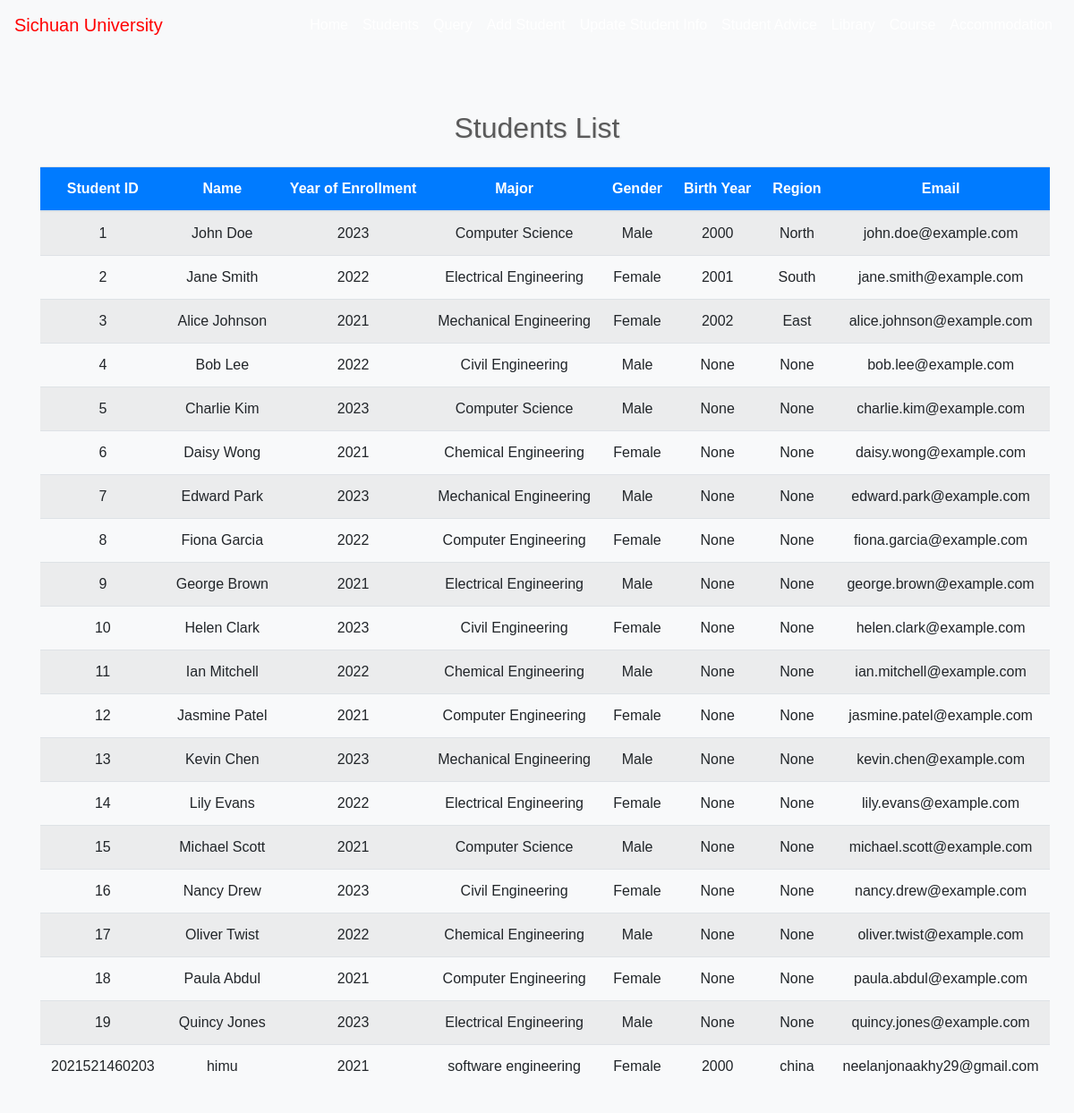
/students, run on the app's committed database.
### tables this page shows
CREATE TABLE Students (
                        student_id INTEGER PRIMARY KEY,
                        name TEXT NOT NULL,
                        year_of_enrollment INTEGER NOT NULL,
                        major TEXT NOT NULL,
                        gender TEXT CHECK (gender IN ('Male', 'Female', 'Other')) NOT NULL,
                        email TEXT UNIQUE NOT NULL,
                        phone_number TEXT,
                        address TEXT, birth_year INTEGER, region TEXT);

### app.py (the view)
@app.route('/students')
def students():
    conn = get_db_connection()
    students = conn.execute('SELECT * FROM Students').fetchall()
    conn.close()
    return render_template('students.html', students=students)

### app.py (called while the page is built)
def get_db_connection():
    conn = sqlite3.connect('sichuan_university.db')
    conn.row_factory = sqlite3.Row
    return conn

### templates/students.html
{% extends "base.html" %}
{% block content %}
<div class="container mt-5">
    <h2 class="text-center" style="color: #5a5a5a;">Students List</h2>
    <table class="table table-striped mt-4">
        <thead>
            <tr>
                <th>Student ID</th>
                <th>Name</th>
                <th>Year of Enrollment</th>
                <th>Major</th>
                <th>Gender</th>
                <th>Birth Year</th>
                <th>Region</th>
                <th>Email</th>
            </tr>
        </thead>
        <tbody>
            {% for student in students %}
            <tr>
                <td>{{ student.student_id }}</td>
                <td>{{ student.name }}</td>
                <td>{{ student.year_of_enrollment }}</td>
                <td>{{ student.major }}</td>
                <td>{{ student.gender }}</td>
                <td>{{ student.birth_year }}</td>
                <td>{{ student.region }}</td>
                <td>{{ student.email }}</td>
            </tr>
            {% endfor %}
        </tbody>
    </table>
</div>
{% endblock %}

### templates/base.html (shortened to what this page needs)
<!DOCTYPE html>
<html lang="en">
<head>
    <link rel="stylesheet" href="https://stackpath.bootstrapcdn.com/bootstrap/4.5.2/css/bootstrap.min.css">
    <link rel="stylesheet" href="sichuan_university/static/css/style.css">
</head>
<body>
    <nav class="navbar navbar-expand-lg navbar-light bg-light">
        <a class="navbar-brand" href="/">Sichuan University</a>
        <div class="collapse navbar-collapse" id="navbarNav">
            <ul class="navbar-nav ml-auto">
                <li class="nav-item">
                    <a class="nav-link" href="/">Home</a>
                </li>
                <li class="nav-item">
                    <a class="nav-link" href="/students">Students</a>
                </li>
                <li class="nav-item">
                    <a class="nav-link" href="/query_student">Query</a>
                </li>
                <li class="nav-item">
                    <a class="nav-link" href="/add_student">Add Student</a>
                </li>
                <li class="nav-item">
                    <a class="nav-link" href="/update_student">Update Student Info</a>
                </li>
                <li class="nav-item">
                    <a class="nav-link" href="/">Student Advice</a>
                </li>
                <li class="nav-item">
                    <a class="nav-link" href="/">Library</a>
                </li>
                <li class="nav-item">
                    <a class="nav-link" href="/">Course</a>
                </li>
                <li class="nav-item">
                    <a class="nav-link" href="/">Accommodation</a>
                </li>
            </ul>
        </div>
    </nav>
    <div class="content">
        {% block content %}{% endblock %}
    </div>
</body>
</html>

### templates/css/style.css (style rules this page uses)
body { font-family: 'Arial', sans-serif; background-color: #f8f9fa; margin: 0; padding: 0; }
.container { margin-top: 20px; }
h2 { margin-bottom: 20px; color: #007bff; text-shadow: 1px 1px 2px rgba(0, 0, 0, 0.1); }
.table { width: 100%; margin-bottom: 1rem; color: #212529; }
.table th, .table td { padding: 0.75rem; vertical-align: top; border-top: 1px solid #dee2e6; }
.table thead th { vertical-align: bottom; border-bottom: 2px solid #dee2e6; }
.table-striped tbody tr:nth-of-type(odd) { background-color: rgba(0, 0, 0, 0.05); }
th { text-align: center; background-color: #007bff; color: white; white-space: nowrap; text-overflow: ellipsis; overflow: hidden; }
td { text-align: center; white-space: nowrap; text-overflow: ellipsis; overflow: hidden; }
.navbar { background-color: gray; }
.navbar-brand { color: red !important; }
.nav-link { color: #fff !important; }
.content { padding: 20px; }

### data on the page
Students: student_id "1", name "John Doe", year_of_enrollment "2023", major "Computer Science", gender "Male", birth_year "2000", region "North", email "john.doe@example.com"
Students: student_id "2", name "Jane Smith", year_of_enrollment "2022", major "Electrical Engineering", gender "Female", birth_year "2001", region "South", email "jane.smith@example.com"
Students: student_id "3", name "Alice Johnson", year_of_enrollment "2021", major "Mechanical Engineering", gender "Female", birth_year "2002", region "East", email "alice.johnson@example.com"
Students: student_id "4", name "Bob Lee", year_of_enrollment "2022", major "Civil Engineering", gender "Male", birth_year "None", region "None", email "bob.lee@example.com"
Students: student_id "5", name "Charlie Kim", year_of_enrollment "2023", major "Computer Science", gender "Male", birth_year "None", region "None", email "charlie.kim@example.com"
Students: student_id "6", name "Daisy Wong", year_of_enrollment "2021", major "Chemical Engineering", gender "Female", birth_year "None", region "None", email "daisy.wong@example.com"
Students: student_id "7", name "Edward Park", year_of_enrollment "2023", major "Mechanical Engineering", gender "Male", birth_year "None", region "None", email "edward.park@example.com"
Students: student_id "8", name "Fiona Garcia", year_of_enrollment "2022", major "Computer Engineering", gender "Female", birth_year "None", region "None", email "fiona.garcia@example.com"
Students: student_id "9", name "George Brown", year_of_enrollment "2021", major "Electrical Engineering", gender "Male", birth_year "None", region "None", email "george.brown@example.com"
Students: student_id "10", name "Helen Clark", year_of_enrollment "2023", major "Civil Engineering", gender "Female", birth_year "None", region "None", email "helen.clark@example.com"
Students: student_id "11", name "Ian Mitchell", year_of_enrollment "2022", major "Chemical Engineering", gender "Male", birth_year "None", region "None", email "ian.mitchell@example.com"
Students: student_id "12", name "Jasmine Patel", year_of_enrollment "2021", major "Computer Engineering", gender "Female", birth_year "None", region "None", email "jasmine.patel@example.com"
Students: student_id "13", name "Kevin Chen", year_of_enrollment "2023", major "Mechanical Engineering", gender "Male", birth_year "None", region "None", email "kevin.chen@example.com"
Students: student_id "14", name "Lily Evans", year_of_enrollment "2022", major "Electrical Engineering", gender "Female", birth_year "None", region "None", email "lily.evans@example.com"
Students: student_id "15", name "Michael Scott", year_of_enrollment "2021", major "Computer Science", gender "Male", birth_year "None", region "None", email "michael.scott@example.com"
Students: student_id "16", name "Nancy Drew", year_of_enrollment "2023", major "Civil Engineering", gender "Female", birth_year "None", region "None", email "nancy.drew@example.com"
Students: student_id "17", name "Oliver Twist", year_of_enrollment "2022", major "Chemical Engineering", gender "Male", birth_year "None", region "None", email "oliver.twist@example.com"
Students: student_id "18", name "Paula Abdul", year_of_enrollment "2021", major "Computer Engineering", gender "Female", birth_year "None", region "None", email "paula.abdul@example.com"
Students: student_id "19", name "Quincy Jones", year_of_enrollment "2023", major "Electrical Engineering", gender "Male", birth_year "None", region "None", email "quincy.jones@example.com"
Students: student_id "2021521460203", name "himu", year_of_enrollment "2021", major "software engineering", gender "Female", birth_year "2000", region "china", email "neelanjonaakhy29@gmail.com"
